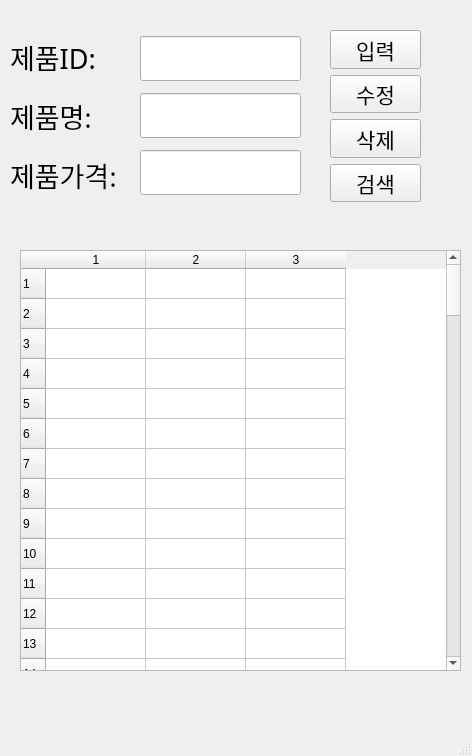
<?xml version="1.0" encoding="UTF-8"?>
<ui version="4.0">
 <class>MainWindow</class>
 <widget class="QMainWindow" name="MainWindow">
  <property name="geometry">
   <rect>
    <x>0</x>
    <y>0</y>
    <width>472</width>
    <height>756</height>
   </rect>
  </property>
  <property name="windowTitle">
   <string>MainWindow</string>
  </property>
  <widget class="QWidget" name="centralwidget">
   <widget class="QWidget" name="verticalLayoutWidget">
    <property name="geometry">
     <rect>
      <x>330</x>
      <y>30</y>
      <width>91</width>
      <height>172</height>
     </rect>
    </property>
    <layout class="QVBoxLayout" name="verticalLayout">
     <item>
      <widget class="QPushButton" name="pushButton">
       <property name="font">
        <font>
         <family>맑은 고딕</family>
         <pointsize>16</pointsize>
        </font>
       </property>
       <property name="text">
        <string>입력</string>
       </property>
      </widget>
     </item>
     <item>
      <widget class="QPushButton" name="pushButton_2">
       <property name="font">
        <font>
         <family>맑은 고딕</family>
         <pointsize>16</pointsize>
        </font>
       </property>
       <property name="text">
        <string>수정</string>
       </property>
      </widget>
     </item>
     <item>
      <widget class="QPushButton" name="pushButton_3">
       <property name="font">
        <font>
         <family>맑은 고딕</family>
         <pointsize>16</pointsize>
        </font>
       </property>
       <property name="text">
        <string>삭제</string>
       </property>
      </widget>
     </item>
     <item>
      <widget class="QPushButton" name="pushButton_4">
       <property name="font">
        <font>
         <family>맑은 고딕</family>
         <pointsize>16</pointsize>
        </font>
       </property>
       <property name="text">
        <string>검색</string>
       </property>
      </widget>
     </item>
    </layout>
   </widget>
   <widget class="QTableWidget" name="tableWidget">
    <property name="geometry">
     <rect>
      <x>20</x>
      <y>250</y>
      <width>441</width>
      <height>421</height>
     </rect>
    </property>
    <property name="rowCount">
     <number>100</number>
    </property>
    <property name="columnCount">
     <number>3</number>
    </property>
    <row/>
    <row/>
    <row/>
    <row/>
    <row/>
    <row/>
    <row/>
    <row/>
    <row/>
    <row/>
    <row/>
    <row/>
    <row/>
    <row/>
    <row/>
    <row/>
    <row/>
    <row/>
    <row/>
    <row/>
    <row/>
    <row/>
    <row/>
    <row/>
    <row/>
    <row/>
    <row/>
    <row/>
    <row/>
    <row/>
    <row/>
    <row/>
    <row/>
    <row/>
    <row/>
    <row/>
    <row/>
    <row/>
    <row/>
    <row/>
    <row/>
    <row/>
    <row/>
    <row/>
    <row/>
    <row/>
    <row/>
    <row/>
    <row/>
    <row/>
    <row/>
    <row/>
    <row/>
    <row/>
    <row/>
    <row/>
    <row/>
    <row/>
    <row/>
    <row/>
    <row/>
    <row/>
    <row/>
    <row/>
    <row/>
    <row/>
    <row/>
    <row/>
    <row/>
    <row/>
    <row/>
    <row/>
    <row/>
    <row/>
    <row/>
    <row/>
    <row/>
    <row/>
    <row/>
    <row/>
    <row/>
    <row/>
    <row/>
    <row/>
    <row/>
    <row/>
    <row/>
    <row/>
    <row/>
    <row/>
    <row/>
    <row/>
    <row/>
    <row/>
    <row/>
    <row/>
    <row/>
    <row/>
    <row/>
    <row/>
    <column/>
    <column/>
    <column/>
   </widget>
   <widget class="QWidget" name="verticalLayoutWidget_2">
    <property name="geometry">
     <rect>
      <x>10</x>
      <y>30</y>
      <width>121</width>
      <height>171</height>
     </rect>
    </property>
    <layout class="QVBoxLayout" name="verticalLayout_2">
     <item>
      <widget class="QLabel" name="label">
       <property name="font">
        <font>
         <family>맑은 고딕</family>
         <pointsize>20</pointsize>
        </font>
       </property>
       <property name="text">
        <string>제품ID:</string>
       </property>
      </widget>
     </item>
     <item>
      <widget class="QLabel" name="label_2">
       <property name="font">
        <font>
         <family>맑은 고딕</family>
         <pointsize>20</pointsize>
        </font>
       </property>
       <property name="text">
        <string>제품명:</string>
       </property>
      </widget>
     </item>
     <item>
      <widget class="QLabel" name="label_3">
       <property name="font">
        <font>
         <family>맑은 고딕</family>
         <pointsize>20</pointsize>
        </font>
       </property>
       <property name="text">
        <string>제품가격:</string>
       </property>
      </widget>
     </item>
    </layout>
   </widget>
   <widget class="QWidget" name="verticalLayoutWidget_3">
    <property name="geometry">
     <rect>
      <x>140</x>
      <y>30</y>
      <width>161</width>
      <height>171</height>
     </rect>
    </property>
    <layout class="QVBoxLayout" name="verticalLayout_3">
     <item>
      <widget class="QLineEdit" name="prodID">
       <property name="font">
        <font>
         <family>맑은 고딕</family>
         <pointsize>20</pointsize>
        </font>
       </property>
      </widget>
     </item>
     <item>
      <widget class="QLineEdit" name="prodName">
       <property name="font">
        <font>
         <family>맑은 고딕</family>
         <pointsize>20</pointsize>
        </font>
       </property>
      </widget>
     </item>
     <item>
      <widget class="QLineEdit" name="prodPrice">
       <property name="font">
        <font>
         <family>맑은 고딕</family>
         <pointsize>20</pointsize>
        </font>
       </property>
      </widget>
     </item>
    </layout>
   </widget>
  </widget>
  <widget class="QMenuBar" name="menubar">
   <property name="geometry">
    <rect>
     <x>0</x>
     <y>0</y>
     <width>472</width>
     <height>21</height>
    </rect>
   </property>
  </widget>
  <widget class="QStatusBar" name="statusbar"/>
 </widget>
 <resources/>
 <connections>
  <connection>
   <sender>pushButton</sender>
   <signal>clicked()</signal>
   <receiver>MainWindow</receiver>
   <slot>addProduct()</slot>
   <hints>
    <hint type="sourcelabel">
     <x>404</x>
     <y>73</y>
    </hint>
    <hint type="destinationlabel">
     <x>436</x>
     <y>78</y>
    </hint>
   </hints>
  </connection>
  <connection>
   <sender>pushButton_2</sender>
   <signal>clicked()</signal>
   <receiver>MainWindow</receiver>
   <slot>updateProduct()</slot>
   <hints>
    <hint type="sourcelabel">
     <x>393</x>
     <y>113</y>
    </hint>
    <hint type="destinationlabel">
     <x>441</x>
     <y>119</y>
    </hint>
   </hints>
  </connection>
  <connection>
   <sender>pushButton_3</sender>
   <signal>clicked()</signal>
   <receiver>MainWindow</receiver>
   <slot>removeProduct()</slot>
   <hints>
    <hint type="sourcelabel">
     <x>387</x>
     <y>145</y>
    </hint>
    <hint type="destinationlabel">
     <x>459</x>
     <y>168</y>
    </hint>
   </hints>
  </connection>
  <connection>
   <sender>pushButton_4</sender>
   <signal>clicked()</signal>
   <receiver>MainWindow</receiver>
   <slot>getProduct()</slot>
   <hints>
    <hint type="sourcelabel">
     <x>387</x>
     <y>206</y>
    </hint>
    <hint type="destinationlabel">
     <x>433</x>
     <y>224</y>
    </hint>
   </hints>
  </connection>
 </connections>
 <slots>
  <slot>addProduct()</slot>
  <slot>updateProduct()</slot>
  <slot>removeProduct()</slot>
  <slot>getProduct()</slot>
 </slots>
</ui>
